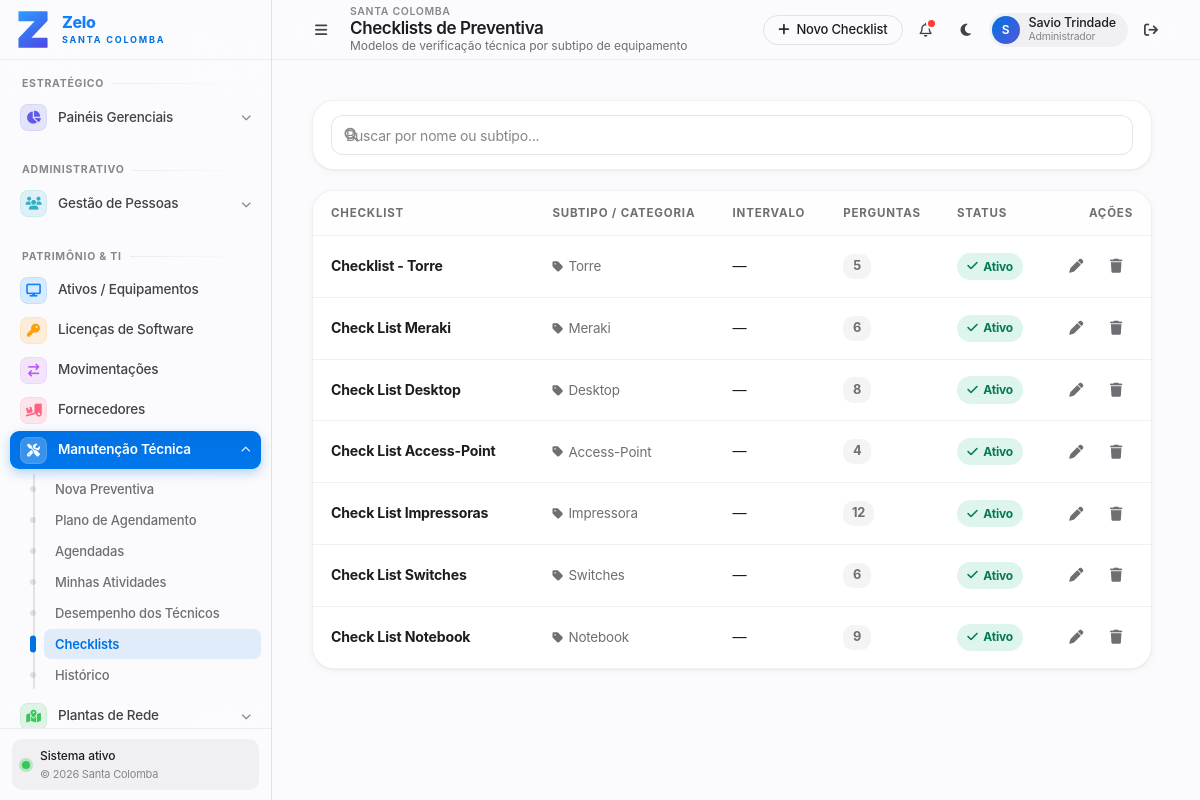
/preventiva/checklists/ (signed in), run on the app's committed database.
### ProjetoEstoque/models.py (models this page shows, shortened)
class AuditModel(models.Model):
    criado_por = models.ForeignKey(User, related_name="%(class)s_criador", on_delete=models.SET_NULL, null=True, blank=True)
    atualizado_por = models.ForeignKey(User, related_name="%(class)s_atualizador", on_delete=models.SET_NULL, null=True, blank=True)
    created_at = models.DateTimeField(auto_now_add=True)
    updated_at = models.DateTimeField(auto_now=True)
    class Meta:
        abstract = True

class CheckListModelo(AuditModel):
    nome = models.CharField(max_length=120)
    ativo = models.CharField(max_length=3, choices=SimNaoChoices.choices, default=SimNaoChoices.SIM)
    subtipo = models.ForeignKey(Subtipo, on_delete=models.SET_NULL, null=True, blank=True,
                                help_text="Opcional: restringe este checklist a um subtipo de item.")
    intervalo_dias = models.PositiveIntegerField(default=0, help_text="Periodicidade padrão (dias). 0 = sem programação.")
    class Meta:
        ordering = ["nome"]
        verbose_name = "Modelo de Checklist"
        verbose_name_plural = "Modelos de Checklist"

class Subtipo(AuditModel):
    nome = models.CharField(max_length=100)
    alocado = models.CharField(max_length=3, choices=SimNaoChoices.choices)
    categoria = models.ForeignKey(Categoria, on_delete=models.CASCADE)

### ProjetoEstoque/views/preventivas.py (the view)
# urls.py: path("preventiva/checklists/", views.checklist_list, name="checklist_list"),
@login_required
def checklist_list(request):
    q = (request.GET.get("q") or "").strip()
    qs = (
        CheckListModelo.objects
        .select_related("subtipo", "subtipo__categoria")
        .annotate(perguntas_count=Count("perguntas"))
        .order_by("-created_at", "nome")
    )
    if q:
        qs = qs.filter(
            Q(nome__icontains=q)
            | Q(subtipo__nome__icontains=q)
            | Q(subtipo__categoria__nome__icontains=q)
        )
    paginator = Paginator(qs, 12)
    page_obj = paginator.get_page(request.GET.get("page"))
    context = {
        "page_obj": page_obj,
        "q": q,
        "total": qs.count(),
    }
    return render(request, "front/preventivas/checklist_list.html", context)

### ProjetoEstoque/templates/front/preventivas/checklist_list.html (shortened to what this page needs)
{% extends 'base.html' %}
{% block page_title %}Checklists de Preventiva{% endblock %}
{% block page_subtitle %}Modelos de verificação técnica por subtipo de equipamento{% endblock %}
{% block header_actions %}
  <a href="{% url 'checklist_create' %}" class="btn btn-sm btn-primary">
    <i class="fa fa-plus" aria-hidden="true"></i> Novo Checklist
  </a>
{% endblock %}
{% block content %}
<div class="cl-list-page">
  <div class="cl-toolbar">
    <form id="searchForm" method="get" class="cl-search-wrap" autocomplete="off">
      <input id="q-input" type="text" name="q" class="cl-search-input"
             placeholder="Buscar por nome ou subtipo..." value="{{ q|default:'' }}">
    </form>
  </div>
  <div class="cl-table-card">
    <div class="cl-table-wrap">
      <table class="cl-table">
        <thead>
          <tr>
            <th style="width:35%">Checklist</th>
            <th style="width:22%">Subtipo / Categoria</th>
            <th style="width:14%">Intervalo</th>
            <th style="width:10%">Perguntas</th>
            <th style="width:10%">Status</th>
            <th style="width:9%;text-align:right">Ações</th>
          </tr>
        </thead>
        <tbody>
          {% for c in page_obj %}
            <tr>
              <td>
                <strong>{{ c.nome }}</strong>
              </td>
              <td>
                {% if c.subtipo %}
                  <span class="cl-subtipo">
                    <i class="fa fa-tag" aria-hidden="true" style="font-size:.75rem;"></i>
                    {{ c.subtipo.nome }}
                  </span>
                {% else %}
                  <span style="color:var(--separator-strong,rgba(0,0,0,.18))">—</span>
                {% endif %}
              </td>
              <td>{{ c.intervalo_dias|default:"—" }}{% if c.intervalo_dias %} dias{% endif %}</td>
              <td><span class="cl-count-pill">{{ c.perguntas_count }}</span></td>
              <td>
                {% if c.ativo %}
                  <span class="cl-badge cl-badge-active"><i class="fa fa-check" aria-hidden="true"></i> Ativo</span>
                {% else %}
                  <span class="cl-badge cl-badge-inactive">Inativo</span>
                {% endif %}
              </td>
              <td>
                <div class="cl-action-group">
                  <a href="{% url 'checklist_form' c.pk %}" class="cl-icon-btn" title="Editar" aria-label="Editar {{ c.nome }}">
                    <i class="fa fa-pen" aria-hidden="true"></i>
                  </a>
                  <button type="button" class="cl-icon-btn danger" title="Excluir"
                          aria-label="Excluir {{ c.nome }}"
                          onclick="clOpenDeleteModal('{{ c.pk }}', '{{ c.nome|escapejs }}')">
                    <i class="fa fa-trash" aria-hidden="true"></i>
                  </button>
                </div>
              </td>
            </tr>
          {% endfor %}
        </tbody>
      </table>
    </div>
  </div>
</div>
{% endblock %}

### ProjetoEstoque/templates/base.html (shortened to what this page needs)
{% load static %}
<!DOCTYPE html>
<html lang="pt-br">
<head>
  <link rel="stylesheet" href="https://cdnjs.cloudflare.com/ajax/libs/font-awesome/6.5.2/css/all.min.css">
</head>
<body class="theme-light">
  <div class="app-shell" id="appShell">
    <aside class="sidebar" id="sidebar" aria-label="Menu lateral principal">
      <div class="sidebar-brand">
        <a href="{% url 'dashboard' %}" class="brand-mark" aria-label="Zelo — ir para o dashboard">
          <img src="{% static 'img/zelo-mark.svg' %}" alt="Zelo" class="brand-logo">
        </a>
        <div class="brand-copy">
          <span class="brand-title">Zelo</span>
          <span class="brand-subtitle">Santa Colomba</span>
        </div>
      </div>
      <nav class="sidebar-nav" aria-label="Navegação do sistema">
        <section class="nav-section" aria-labelledby="nav-estrategico">
          <div class="nav-label" id="nav-estrategico">Estratégico</div>
          <div class="nav-group">
            <button
              type="button"
              class="nav-button "
              data-submenu-target="sub-dash"
              aria-expanded="false"
              aria-controls="sub-dash"
              title="Painéis gerenciais"
              style="--ic:#5e5ce6">
              <i class="fa-solid fa-chart-pie nav-icon" aria-hidden="true"></i>
              <span class="nav-text">Painéis Gerenciais</span>
              <i class="fa-solid fa-chevron-down nav-arrow" aria-hidden="true"></i>
            </button>
            <div class="submenu" id="sub-dash">
              <div class="submenu-inner">
                <a href="{% url 'alertas_dashboard' %}" class="sub-link {% if request.resolver_match.url_name == 'alertas_dashboard' %}is-active{% endif %}">Alertas</a>
              </div>
            </div>
          </div>
        </section>
        <section class="nav-section" aria-labelledby="nav-administrativo">
          <div class="nav-label" id="nav-administrativo">Administrativo</div>
          <div class="nav-group">
            <button
              type="button"
              class="nav-button {% if 'usuario' in request.resolver_match.url_name or 'centrocusto' in request.resolver_match.url_name %}is-active{% endif %}"
              data-submenu-target="sub-pessoas"
              aria-expanded="false"
              aria-controls="sub-pessoas"
              title="Gestão de pessoas"
              style="--ic:#30b0c7">
              <i class="fa-solid fa-users nav-icon" aria-hidden="true"></i>
              <span class="nav-text">Gestão de Pessoas</span>
              <i class="fa-solid fa-chevron-down nav-arrow" aria-hidden="true"></i>
            </button>
            <div class="submenu" id="sub-pessoas">
              <div class="submenu-inner">
                <a href="{% url 'usuario_list' %}" class="sub-link {% if 'usuario' in request.resolver_match.url_name and 'hierarquia' not in request.resolver_match.url_name %}is-active{% endif %}">Colaboradores</a>
              </div>
            </div>
          </div>
        </section>
        <section class="nav-section" aria-labelledby="nav-patrimonio">
          <div class="nav-label" id="nav-patrimonio">Patrimônio & TI</div>
          <a href="{% url 'equipamentos_list' %}" class="nav-item {% if 'equipamento' in request.resolver_match.url_name %}is-active{% endif %}" title="Ativos e equipamentos" style="--ic:#0a84ff">
            <i class="fa-solid fa-display nav-icon" aria-hidden="true"></i>
            <span class="nav-text">Ativos / Equipamentos</span>
          </a>
          <a href="{% url 'licenca_list' %}" class="nav-item " title="Licenças de software" style="--ic:#ff9f0a">
            <i class="fa-solid fa-key nav-icon" aria-hidden="true"></i>
            <span class="nav-text">Licenças de Software</span>
          </a>
          <a href="{% url 'movimentacao_list' %}" class="nav-item {% if 'movimentacao' in request.resolver_match.url_name %}is-active{% endif %}" title="Movimentações" style="--ic:#bf5af2">
            <i class="fa-solid fa-arrow-right-arrow-left nav-icon" aria-hidden="true"></i>
            <span class="nav-text">Movimentações</span>
          </a>
          <a href="{% url 'fornecedor_list' %}" class="nav-item {% if 'fornecedor' in request.resolver_match.url_name %}is-active{% endif %}" title="Fornecedores" style="--ic:#ff6482">
            <i class="fa-solid fa-truck-ramp-box nav-icon" aria-hidden="true"></i>
            <span class="nav-text">Fornecedores</span>
          </a>
          <div class="nav-group">
            <button
              type="button"
              class="nav-button {% if 'preventiva' in request.resolver_match.url_name and 'dashboard' not in request.resolver_match.url_name or request.resolver_match.url_name == 'checklist_list' or request.resolver_match.url_name == 'minhas_atividades' or request.resolver_match.url_name == 'tecnico_desempenho' %}is-active{% endif %}"
              data-submenu-target="sub-manutencao"
              aria-expanded="false"
              aria-controls="sub-manutencao"
              title="Manutenção técnica"
              style="--ic:#ff9500">
              <i class="fa-solid fa-screwdriver-wrench nav-icon" aria-hidden="true"></i>
              <span class="nav-text">Manutenção Técnica</span>
              <i class="fa-solid fa-chevron-down nav-arrow" aria-hidden="true"></i>
            </button>
            <div class="submenu" id="sub-manutencao">
              <div class="submenu-inner">
                <a href="{% url 'preventiva_start' %}" class="sub-link {% if request.resolver_match.url_name == 'preventiva_start' %}is-active{% endif %}">Nova Preventiva</a>
                <a href="{% url 'preventiva_plano' %}" class="sub-link {% if request.resolver_match.url_name == 'preventiva_plano' %}is-active{% endif %}">Plano de Agendamento</a>
                <a href="{% url 'preventiva_agendadas' %}" class="sub-link {% if request.resolver_match.url_name == 'preventiva_agendadas' %}is-active{% endif %}">Agendadas</a>
                <a href="{% url 'minhas_atividades' %}" class="sub-link {% if request.resolver_match.url_name == 'minhas_atividades' %}is-active{% endif %}">Minhas Atividades</a>
                <a href="{% url 'tecnico_desempenho' %}" class="sub-link {% if request.resolver_match.url_name == 'tecnico_desempenho' %}is-active{% endif %}">Desempenho dos Técnicos</a>
                <a href="{% url 'checklist_list' %}" class="sub-link {% if request.resolver_match.url_name == 'checklist_list' %}is-active{% endif %}">Checklists</a>
                <a href="{% url 'preventiva_list' %}" class="sub-link {% if request.resolver_match.url_name == 'preventiva_list' %}is-active{% endif %}">Histórico</a>
              </div>
            </div>
          </div>
          {% if request.user.is_staff or request.user.is_superuser %}
          <div class="nav-group">
            <button
              type="button"
              class="nav-button {% if 'planta_' in request.resolver_match.url_name or request.resolver_match.url_name == 'prtg_monitor' or request.resolver_match.url_name == 'monitoracao_relatorio' %}is-active{% endif %}"
              data-submenu-target="sub-plantas"
              aria-expanded="false"
              aria-controls="sub-plantas"
              title="Plantas de infraestrutura" style="--ic:#34c759">
              <i class="fa-solid fa-map-location-dot nav-icon" aria-hidden="true"></i>
              <span class="nav-text">Plantas de Rede</span>
              <i class="fa-solid fa-chevron-down nav-arrow" aria-hidden="true"></i>
            </button>
          </div>
          {% endif %}
        </section>
      </nav>
      <div class="sidebar-footer">
        <div class="system-status" title="Sistema operacional">
          <span class="status-dot" aria-hidden="true"></span>
          <div class="status-copy">
            <span class="status-title">Sistema ativo</span>
            <span class="status-subtitle">© {% now "Y" %} Santa Colomba</span>
          </div>
        </div>
      </div>
    </aside>
    <main class="main-shell">
      <header class="topbar">
        <div class="topbar-left">
          <button
            type="button"
            class="sidebar-toggle"
            id="sidebarToggle"
            aria-label="Abrir ou recolher menu lateral"
            aria-controls="sidebar"
            aria-expanded="false">
            <i class="fa-solid fa-bars" aria-hidden="true"></i>
          </button>
          <div class="topbar-title-group">
            <span class="eyebrow">Santa Colomba</span>
            <h1 class="topbar-title">{% block page_title %}Zelo{% endblock %}</h1>
            <span class="topbar-subtitle">{% block page_subtitle %}Ativos, licenças, movimentações e manutenção{% endblock %}</span>
          </div>
        </div>
        <div class="topbar-actions">
          <div class="quick-actions">
            {% block header_actions %}{% endblock %}
          </div>
          <button type="button" class="icon-button" id="notificationButton" aria-label="Notificações" title="Notificações">
            <i class="fa-regular fa-bell" aria-hidden="true"></i>
            <span class="badge-dot" aria-hidden="true"></span>
          </button>
          <button type="button" class="icon-button" id="themeToggle" aria-label="Alternar entre modo claro e escuro" title="Alternar tema">
            <i class="fa-solid fa-moon" id="themeIcon" aria-hidden="true"></i>
          </button>
          <div class="profile-chip" title="Usuário logado">
            <div class="profile-avatar" aria-hidden="true">
              {{ user.username|default:"U"|slice:":1"|upper }}
            </div>
            <div class="profile-copy">
              <span class="profile-name">{{ user.first_name|default:user.username }}</span>
              <span class="profile-role">Administrador</span>
            </div>
          </div>
          <form method="post" action="{% url 'logout' %}" style="margin:0;padding:0;">
            <button type="submit" class="logout-button" title="Sair do sistema" aria-label="Sair do sistema">
              <i class="fa-solid fa-arrow-right-from-bracket" aria-hidden="true"></i>
            </button>
          </form>
        </div>
      </header>
      <div class="main-scroll" id="mainContent" tabindex="-1">
        <div class="main-container">
          {% block content %}{% endblock %}
        </div>
      </div>
    </main>
  </div>
</body>
</html>

### data on the page
CheckListModelo: nome "Checklist - Torre", subtipo.nome "Torre", intervalo_dias "—", perguntas_count "5", ativo "Ativo"
CheckListModelo: nome "Check List Meraki", subtipo.nome "Meraki", intervalo_dias "—", perguntas_count "6", ativo "Ativo"
CheckListModelo: nome "Check List Desktop", subtipo.nome "Desktop", intervalo_dias "—", perguntas_count "8", ativo "Ativo"
CheckListModelo: nome "Check List Access-Point", subtipo.nome "Access-Point", intervalo_dias "—", perguntas_count "4", ativo "Ativo"
CheckListModelo: nome "Check List Impressoras", subtipo.nome "Impressora", intervalo_dias "—", perguntas_count "12", ativo "Ativo"
CheckListModelo: nome "Check List Switches", subtipo.nome "Switches", intervalo_dias "—", perguntas_count "6", ativo "Ativo"
CheckListModelo: nome "Check List Notebook", subtipo.nome "Notebook", intervalo_dias "—", perguntas_count "9", ativo "Ativo"

### other printed values
{{ user.username|default:"U"|slice:":1"|upper }} "S"
{{ user.first_name|default:user.username }} "Savio Trindade"
